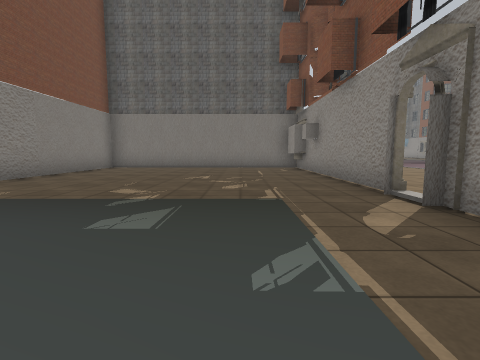
view 1 (above)

24 first-person views from a walk through a scene from a Unity 3-D project. The camera is 1.2 m above the floor, tilts 6° down and sees 85° across. Doors are open. The floor is counted in squares, 2 m on a side. Each view is taken from the middle of a square. On the plan, view 1 faces up. The plan holds only what a view shows up to about 9 squares ahead; the rest is blank. The place goes on beyond the plan. Some surface patterns are stand-ins.

view 2
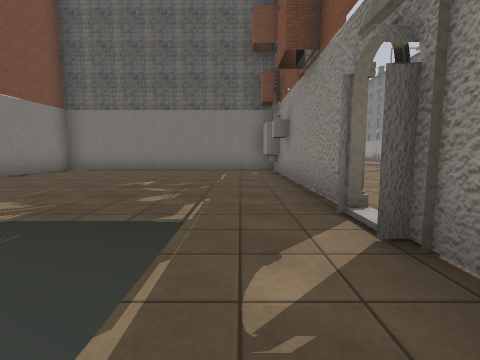

view 3
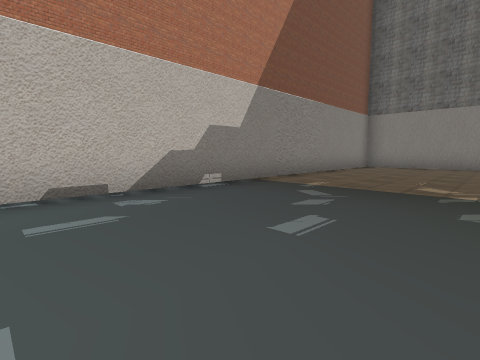

view 4
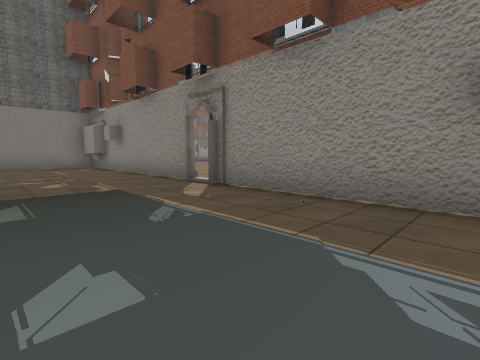

view 5
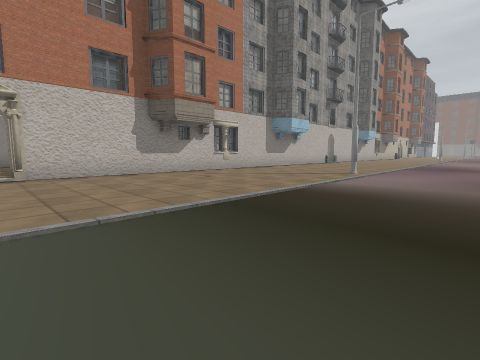

view 6
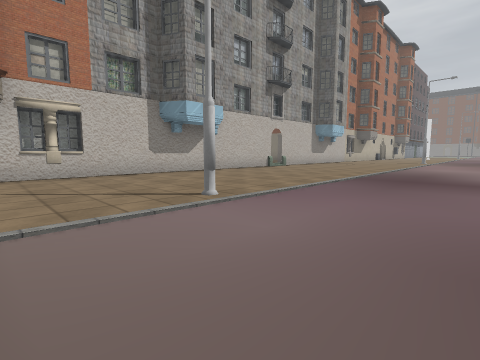

view 7
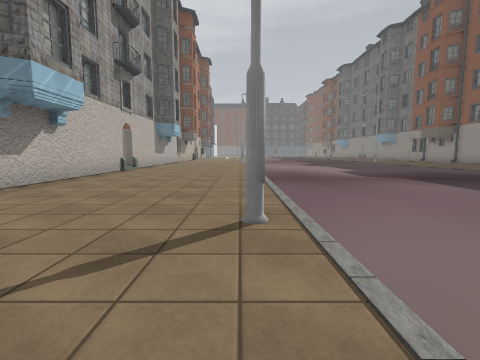

view 8
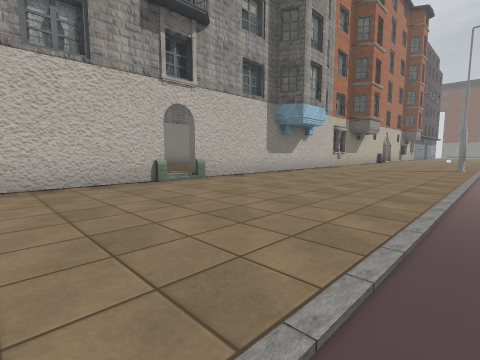

view 9
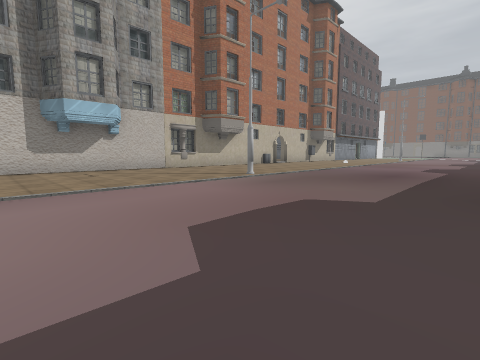

view 10
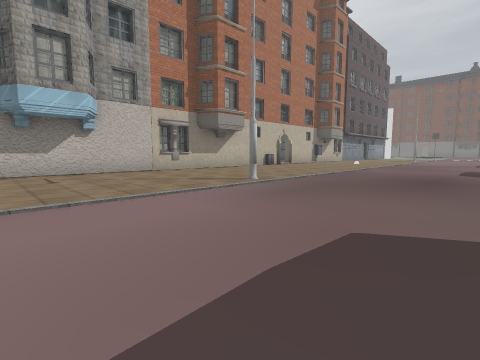

view 11
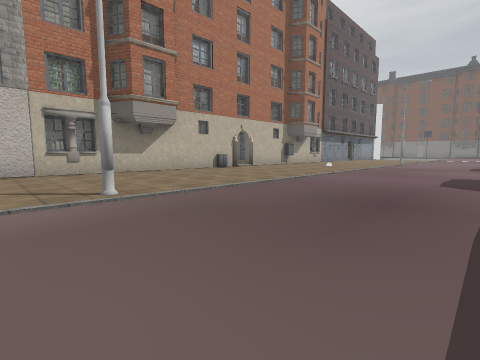

view 12
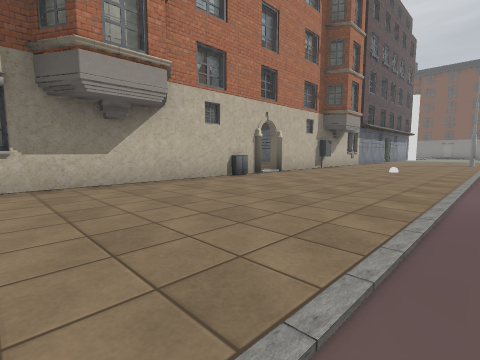

view 13
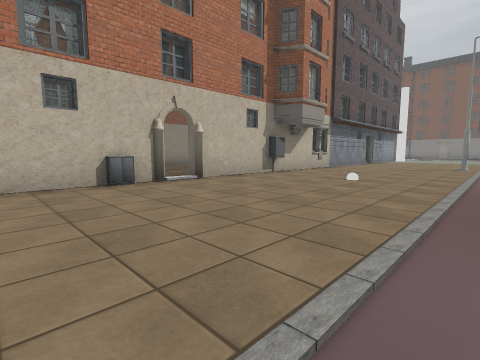

view 14
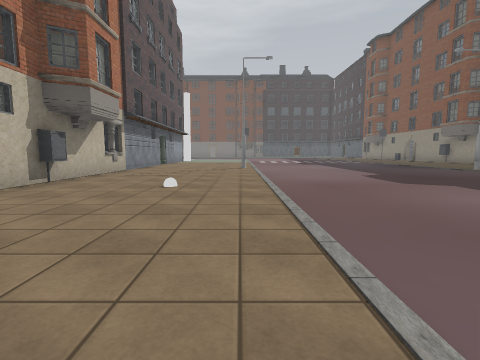

view 15
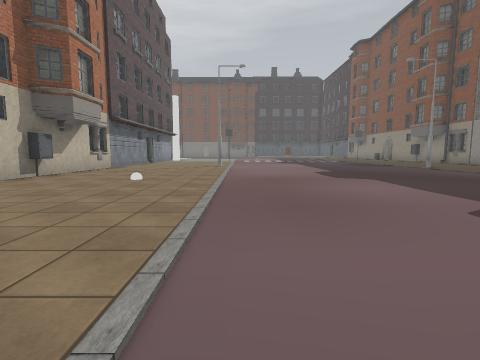

view 16
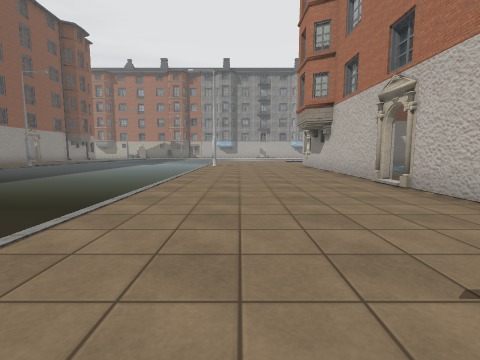

view 17
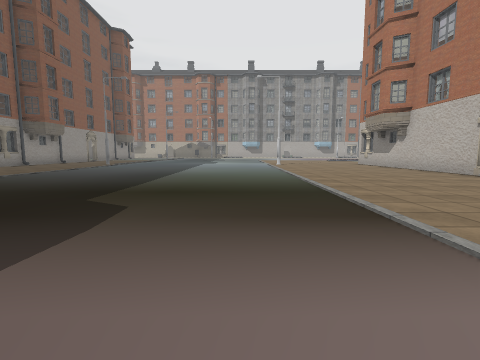

view 18
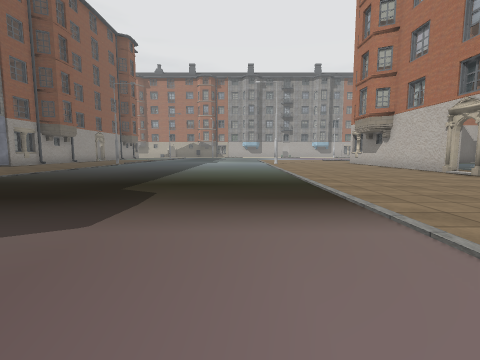

view 19
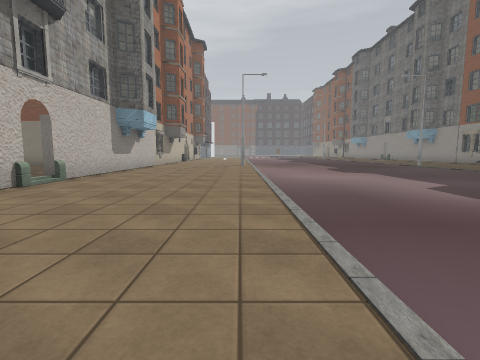

view 20
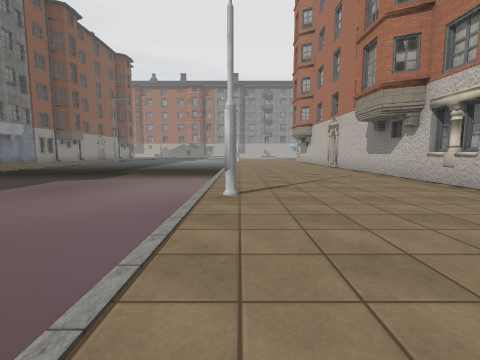

view 21
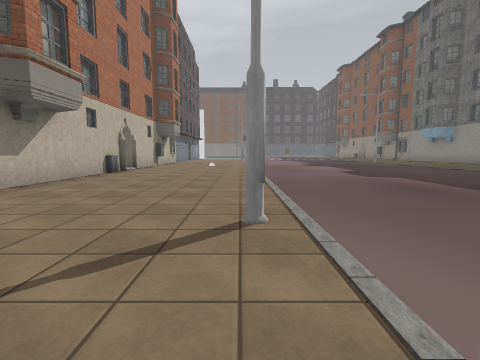

view 22
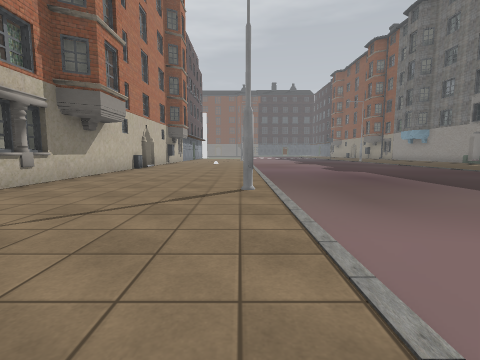

view 23
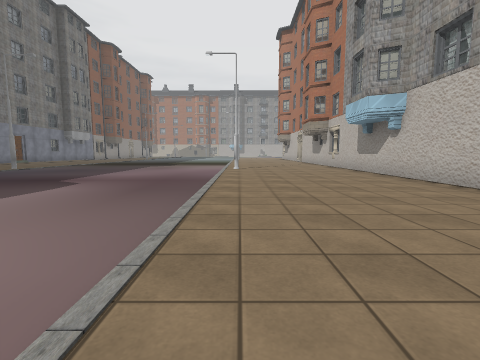

view 24
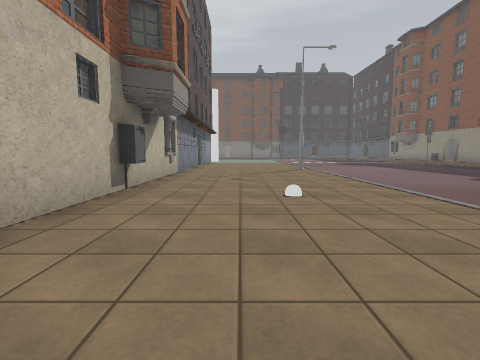

### Floor plan
Points are (right, up) in squares from view 1. A wall is a line through its corners. A room is listed if a view was taken in it or the views show most of it. See-through windows are left out.
Room 1 (views 1, 2, 3, 4)
walls: (2.2, 3.8) (2.2, 9.4); (1.8, 8.6) (1.8, 9.5); (2.2, -1) (2.2, 2.8); (2.1, 9.9) (-4.8, 9.9) (-4.8, -0.9)
ways out: open door at (2, 3) to room 2
Room 2 (views 5, 6, 7, 8, 9, 10, 11, 12, 13, 14, 15, 16, 17, 18, 19, 20, 21, 22, 23, 24)
walls: (2.2, 16.8) (2.2, 3.4); (1.8, 25.4) (1.8, 24.3); (1.8, 9.8) (1.8, 8.6); (2.2, 30.8) (2.2, 17.4); (2.4, 34.5) (2.4, 34); (2.2, 2.7) (2.2, -1.1); (2.2, 39.1) (2.2, 31.4)
low walls: (2.5, 30) (2.1, 29.6)
ways out: open door at (2, 3) to room 1; open door at (2, 17); open door at (2, 31)

Positions as (right, up) in squares from view 1, and headings:
1: (0, 0), facing up
2: (1, 1), facing up
3: (-1, -1), facing up-left
4: (-1, -1), facing up-right
5: (9, 3), facing up-left
6: (9, 8), facing up-left
7: (6, 8), facing up
8: (7, 14), facing up-left
9: (11, 19), facing up-left
10: (10, 20), facing up-left
11: (10, 23), facing up-left
12: (7, 25), facing up-left
13: (7, 28), facing up-left
14: (6, 29), facing up
15: (7, 28), facing up
16: (5, 8), facing down
17: (8, 9), facing down
18: (8, 10), facing down
19: (6, 12), facing up
20: (6, 14), facing down
21: (6, 22), facing up
22: (6, 20), facing up
23: (6, 20), facing down
24: (4, 30), facing up
